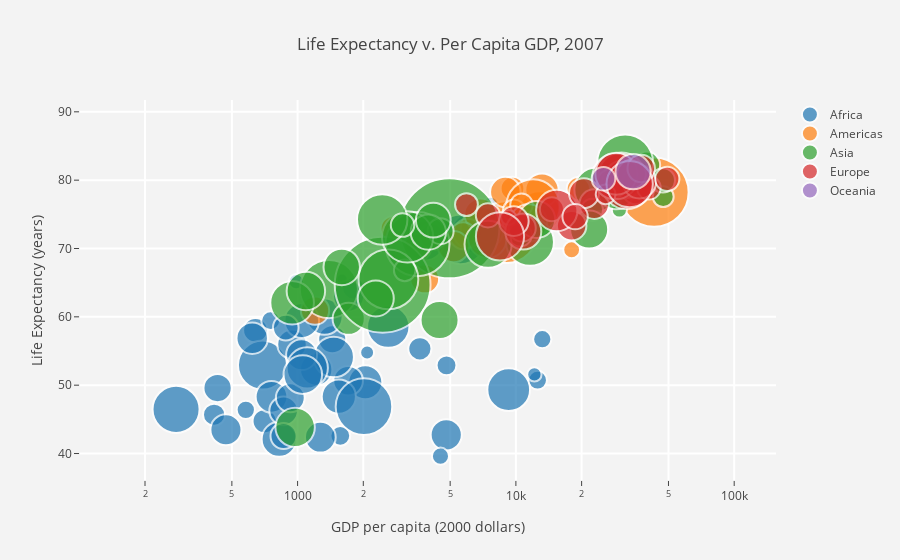

Notebook code cell kept with this figure:
### Markdown cell above
# Categorical Bubble Charts

### Code cell
data = pd.read_csv("https://raw.githubusercontent.com/plotly/datasets/master/gapminderDataFiveYear.csv")
df_2007 = data[data['year']==2007].sort_values(['continent', 'country'])
slope = 2.666051223553066e-05
hover_text = []
bubble_size = []

for index, row in df_2007.iterrows():
    hover_text.append(('Country: {country}<br>'+
                      'Life Expectancy: {lifeExp}<br>'+
                      'GDP per capita: {gdp}<br>'+
                      'Population: {pop}<br>'+
                      'Year: {year}').format(country=row['country'],
                                            lifeExp=row['lifeExp'],
                                            gdp=row['gdpPercap'],
                                            pop=row['pop'],
                                            year=row['year']))
    bubble_size.append(math.sqrt(row['pop']*slope))

df_2007['text'] = hover_text
df_2007['size'] = bubble_size
sizeref = 2.*max(df_2007['size'])/(100**2)

# 动态构建data
data = []
for name in ["Africa", "Americas", "Asia", "Europe", "Oceania"]:
    data.append(go.Scatter(
        x = df_2007['gdpPercap'][df_2007['continent'] == name],
        y = df_2007['lifeExp'][df_2007['continent'] == name],
        mode = 'markers',
        name = name,
        text = df_2007['text'][df_2007['continent'] == name],
        marker = dict(
            symbol = 'circle',
            sizemode = 'area',
            sizeref = sizeref,
            size = df_2007['size'][df_2007['continent'] == name],
            line = dict(
                width = 2
            ),
        )
    ))
    
layout = go.Layout(
    title = 'Life Expectancy v. Per Capita GDP, 2007',
    xaxis = dict(
        title = 'GDP per capita (2000 dollars)',
        gridcolor = 'rgb(255, 255, 255)',
        range = [2.003297660701705, 5.191505530708712],
        type = 'log',
        zerolinewidth = 1,
        ticklen = 5,
        gridwidth = 2,
    ),
    yaxis = dict(
        title = 'Life Expectancy (years)',
        gridcolor = 'rgb(255, 255, 255)',
        range = [36.12621671352166, 91.72921793264332],
        zerolinewidth = 1,
        ticklen = 5,
        gridwidth = 2,
    ),
    paper_bgcolor = 'rgb(243, 243, 243)',
    plot_bgcolor = 'rgb(243, 243, 243)',
)
fig = go.Figure(data=data, layout=layout)
plotly.offline.iplot(fig, filename='life-expectancy-per-GDP-2007')

### Figure 1 — Plotly figure (JSON) as saved in the notebook; plotly's stock layout.template omitted (floating-point values rounded to 4 significant figures)
{"data": [{"marker": {"line": {"width": 2}, "size": [29.81, 18.2, 14.68, 6.611, 19.54, 14.96, 21.72, 10.79, 16.52, 4.354, 41.5, 10.07, 21.91, 3.638, 46.26, 3.833, 11.44, 45.16, 6.228, 6.709, 24.69, 16.29, 6.265, 30.81, 7.325, 9.228, 12.69, 22.61, 18.85, 17.91, 9.337, 5.775, 30.0, 23.06, 7.402, 18.54, 60.0, 4.613, 15.37, 2.307, 18.08, 12.8, 15.59, 34.25, 33.58, 5.496, 31.89, 12.33, 16.55, 27.89, 17.7, 18.12], "sizemode": "area", "sizeref": 0.0375, "symbol": "circle"}, "mode": "markers", "name": "Africa", "text": ["Country: Algeria<br>Life Expectancy: 72.301<br>GDP per capita: 6223.367465<br>Population: 33333216.0<br>Year: 2007", "Country: Angola<br>Life Expectancy: 42.731<br>GDP per capita: 4797.231267<br>Population: 12420476.0<br>Year: 2007", "Country: Benin<br>Life Expectancy: 56.728<br>GDP per capita: 1441.284873<br>Population: 8078314.0<br>Year: 2007", "Country: Botswana<br>Life Expectancy: 50.728<br>GDP per capita: 12569.851770000001<br>Population: 1639131.0<br>Year: 2007", "Country: Burkina Faso<br>Life Expectancy: 52.295<br>GDP per capita: 1217.032994<br>Population: 14326203.0<br>Year: 2007", "Country: Burundi<br>Life Expectancy: 49.58<br>GDP per capita: 430.07069160000003<br>Population: 8390505.0<br>Year: 2007", "Country: Cameroon<br>Life Expectancy: 50.43<br>GDP per capita: 2042.0952399999999<br>Population: 17696293.0<br>Year: 2007", "Country: Central African Republic<br>Life Expectancy: 44.74100000000001<br>GDP per capita: 706.016537<br>Population: 4369038.0<br>Year: 2007", "Country: Chad<br>Life Expectancy: 50.651<br>GDP per capita: 1704.0637239999999<br>Population: 10238807.0<br>Year: 2007", "Country: Comoros<br>Life Expectancy: 65.152<br>GDP per capita: 986.1478792000001<br>Population: 710960.0<br>Year: 2007", "Country: Congo, Dem. Rep.<br>Life Expectancy: 46.461999999999996<br>GDP per capita: 277.55185869999997<br>Population: 64606759.0<br>Year: 2007", "Country: Congo, Rep.<br>Life Expectancy: 55.321999999999996<br>GDP per capita: 3632.557798<br>Population: 3800610.0<br>Year: 2007", "Country: Cote d'Ivoire<br>Life Expectancy: 48.328<br>GDP per capita: 1544.750112<br>Population: 18013409.0<br>Year: 2007", "Country: Djibouti<br>Life Expectancy: 54.791000000000004<br>GDP per capita: 2082.4815670000003<br>Population: 496374.0<br>Year: 2007", "Country: Egypt<br>Life Expectancy: 71.33800000000001<br>GDP per capita: 5581.180998<br>Population: 80264543.0<br>Year: 2007", "Country: Equatorial Guinea<br>Life Expectancy: 51.57899999999999<br>GDP per capita: 12154.08975<br>Population: 551201.0<br>Year: 2007", "Country: Eritrea<br>Life Expectancy: 58.04<br>GDP per capita: 641.3695236000001<br>Population: 4906585.0<br>Year: 2007", "Country: Ethiopia<br>Life Expectancy: 52.946999999999996<br>GDP per capita: 690.8055759<br>Population: 76511887.0<br>Year: 2007", "Country: Gabon<br>Life Expectancy: 56.735<br>GDP per capita: 13206.48452<br>Population: 1454867.0<br>Year: 2007", "Country: Gambia<br>Life Expectancy: 59.448<br>GDP per capita: 752.7497265<br>Population: 1688359.0<br>Year: 2007", "Country: Ghana<br>Life Expectancy: 60.022<br>GDP per capita: 1327.60891<br>Population: 22873338.0<br>Year: 2007", "Country: Guinea<br>Life Expectancy: 56.007<br>GDP per capita: 942.6542111<br>Population: 9947814.0<br>Year: 2007", "Country: Guinea-Bissau<br>Life Expectancy: 46.388000000000005<br>GDP per capita: 579.2317429999999<br>Population: 1472041.0<br>Year: 2007", "Country: Kenya<br>Life Expectancy: 54.11<br>GDP per capita: 1463.249282<br>Population: 35610177.0<br>Year: 2007", "Country: Lesotho<br>Life Expectancy: 42.592<br>GDP per capita: 1569.331442<br>Population: 2012649.0<br>Year: 2007", "Country: Liberia<br>Life Expectancy: 45.678000000000004<br>GDP per capita: 414.5073415<br>Population: 3193942.0<br>Year: 2007", "Country: Libya<br>Life Expectancy: 73.952<br>GDP per capita: 12057.49928<br>Population: 6036914.0<br>Year: 2007", "Country: Madagascar<br>Life Expectancy: 59.443000000000005<br>GDP per capita: 1044.770126<br>Population: 19167654.0<br>Year: 2007", "Country: Malawi<br>Life Expectancy: 48.303000000000004<br>GDP per capita: 759.3499101<br>Population: 13327079.0<br>Year: 2007", "Country: Mali<br>Life Expectancy: 54.467<br>GDP per capita: 1042.581557<br>Population: 12031795.0<br>Year: 2007", "Country: Mauritania<br>Life Expectancy: 64.164<br>GDP per capita: 1803.1514960000002<br>Population: 3270065.0<br>Year: 2007", "Country: Mauritius<br>Life Expectancy: 72.801<br>GDP per capita: 10956.99112<br>Population: 1250882.0<br>Year: 2007", "Country: Morocco<br>Life Expectancy: 71.164<br>GDP per capita: 3820.17523<br>Population: 33757175.0<br>Year: 2007", "Country: Mozambique<br>Life Expectancy: 42.082<br>GDP per capita: 823.6856205<br>Population: 19951656.0<br>Year: 2007", "Country: Namibia<br>Life Expectancy: 52.906000000000006<br>GDP per capita: 4811.060429<br>Population: 2055080.0<br>Year: 2007", "Country: Niger<br>Life Expectancy: 56.867<br>GDP per capita: 619.6768923999999<br>Population: 12894865.0<br>Year: 2007", "Country: Nigeria<br>Life Expectancy: 46.858999999999995<br>GDP per capita: 2013.9773050000001<br>Population: 135031164.0<br>Year: 2007", "Country: Reunion<br>Life Expectancy: 76.442<br>GDP per capita: 7670.122558<br>Population: 798094.0<br>Year: 2007", "Country: Rwanda<br>Life Expectancy: 46.242<br>GDP per capita: 863.0884639000001<br>Population: 8860588.0<br>Year: 2007", "Country: Sao Tome and Principe<br>Life Expectancy: 65.528<br>GDP per capita: 1598.435089<br>Population: 199579.0<br>Year: 2007", "Country: Senegal<br>Life Expectancy: 63.062<br>GDP per capita: 1712.4721359999999<br>Population: 12267493.0<br>Year: 2007", "Country: Sierra Leone<br>Life Expectancy: 42.568000000000005<br>GDP per capita: 862.5407561000001<br>Population: 6144562.0<br>Year: 2007", "Country: Somalia<br>Life Expectancy: 48.159<br>GDP per capita: 926.1410683<br>Population: 9118773.0<br>Year: 2007", "Country: South Africa<br>Life Expectancy: 49.339<br>GDP per capita: 9269.657808<br>Population: 43997828.0<br>Year: 2007", "Country: Sudan<br>Life Expectancy: 58.556000000000004<br>GDP per capita: 2602.394995<br>Population: 42292929.0<br>Year: 2007", "Country: Swaziland<br>Life Expectancy: 39.613<br>GDP per capita: 4513.480643<br>Population: 1133066.0<br>Year: 2007", "Country: Tanzania<br>Life Expectancy: 52.516999999999996<br>GDP per capita: 1107.482182<br>Population: 38139640.0<br>Year: 2007", "Country: Togo<br>Life Expectancy: 58.42<br>GDP per capita: 882.9699437999999<br>Population: 5701579.0<br>Year: 2007", "Country: Tunisia<br>Life Expectancy: 73.923<br>GDP per capita: 7092.923025<br>Population: 10276158.0<br>Year: 2007", "Country: Uganda<br>Life Expectancy: 51.542<br>GDP per capita: 1056.3801210000001<br>Population: 29170398.0<br>Year: 2007", "Country: Zambia<br>Life Expectancy: 42.38399999999999<br>GDP per capita: 1271.211593<br>Population: 11746035.0<br>Year: 2007", "Country: Zimbabwe<br>Life Expectancy: 43.486999999999995<br>GDP per capita: 469.70929810000007<br>Population: 12311143.0<br>Year: 2007"], "type": "scatter", "uid": "857a5434-9ebe-428f-bd50-8c4f6155b8aa", "x": [6223.0, 4797.0, 1441.0, 12570.0, 1217.0, 430.1, 2042.0, 706.0, 1704.0, 986.1, 277.6, 3633.0, 1545.0, 2082.0, 5581.0, 12150.0, 641.4, 690.8, 13210.0, 752.7, 1328.0, 942.7, 579.2, 1463.0, 1569.0, 414.5, 12060.0, 1045.0, 759.3, 1043.0, 1803.0, 10960.0, 3820.0, 823.7, 4811.0, 619.7, 2014.0, 7670.0, 863.1, 1598.0, 1712.0, 862.5, 926.1, 9270.0, 2602.0, 4513.0, 1107.0, 883.0, 7093.0, 1056.0, 1271.0, 469.7], "y": [72.3, 42.73, 56.73, 50.73, 52.3, 49.58, 50.43, 44.74, 50.65, 65.15, 46.46, 55.32, 48.33, 54.79, 71.34, 51.58, 58.04, 52.95, 56.73, 59.45, 60.02, 56.01, 46.39, 54.11, 42.59, 45.68, 73.95, 59.44, 48.3, 54.47, 64.16, 72.8, 71.16, 42.08, 52.91, 56.87, 46.86, 76.44, 46.24, 65.53, 63.06, 42.57, 48.16, 49.34, 58.56, 39.61, 52.52, 58.42, 73.92, 51.54, 42.38, 43.49]}, {"marker": {"line": {"width": 2}, "size": [32.78, 15.59, 71.17, 29.84, 20.84, 34.34, 10.5, 17.45, 15.76, 19.15, 13.6, 18.31, 15.06, 14.13, 8.609, 53.83, 12.3, 9.297, 13.33, 27.65, 10.25, 5.308, 89.6, 9.587, 26.37], "sizemode": "area", "sizeref": 0.0375, "symbol": "circle"}, "mode": "markers", "name": "Americas", "text": ["Country: Argentina<br>Life Expectancy: 75.32<br>GDP per capita: 12779.379640000001<br>Population: 40301927.0<br>Year: 2007", "Country: Bolivia<br>Life Expectancy: 65.554<br>GDP per capita: 3822.1370840000004<br>Population: 9119152.0<br>Year: 2007", "Country: Brazil<br>Life Expectancy: 72.39<br>GDP per capita: 9065.800825<br>Population: 190010647.0<br>Year: 2007", "Country: Canada<br>Life Expectancy: 80.653<br>GDP per capita: 36319.235010000004<br>Population: 33390141.0<br>Year: 2007", "Country: Chile<br>Life Expectancy: 78.553<br>GDP per capita: 13171.63885<br>Population: 16284741.0<br>Year: 2007", "Country: Colombia<br>Life Expectancy: 72.889<br>GDP per capita: 7006.580419<br>Population: 44227550.0<br>Year: 2007", "Country: Costa Rica<br>Life Expectancy: 78.782<br>GDP per capita: 9645.06142<br>Population: 4133884.0<br>Year: 2007", "Country: Cuba<br>Life Expectancy: 78.273<br>GDP per capita: 8948.102923<br>Population: 11416987.0<br>Year: 2007", "Country: Dominican Republic<br>Life Expectancy: 72.235<br>GDP per capita: 6025.374752000001<br>Population: 9319622.0<br>Year: 2007", "Country: Ecuador<br>Life Expectancy: 74.994<br>GDP per capita: 6873.262326000001<br>Population: 13755680.0<br>Year: 2007", "Country: El Salvador<br>Life Expectancy: 71.878<br>GDP per capita: 5728.353514<br>Population: 6939688.0<br>Year: 2007", "Country: Guatemala<br>Life Expectancy: 70.259<br>GDP per capita: 5186.050003<br>Population: 12572928.0<br>Year: 2007", "Country: Haiti<br>Life Expectancy: 60.916000000000004<br>GDP per capita: 1201.637154<br>Population: 8502814.0<br>Year: 2007", "Country: Honduras<br>Life Expectancy: 70.19800000000001<br>GDP per capita: 3548.3308460000003<br>Population: 7483763.0<br>Year: 2007", "Country: Jamaica<br>Life Expectancy: 72.567<br>GDP per capita: 7320.880262000001<br>Population: 2780132.0<br>Year: 2007", "Country: Mexico<br>Life Expectancy: 76.195<br>GDP per capita: 11977.57496<br>Population: 108700891.0<br>Year: 2007", "Country: Nicaragua<br>Life Expectancy: 72.899<br>GDP per capita: 2749.320965<br>Population: 5675356.0<br>Year: 2007", "Country: Panama<br>Life Expectancy: 75.53699999999999<br>GDP per capita: 9809.185636<br>Population: 3242173.0<br>Year: 2007", "Country: Paraguay<br>Life Expectancy: 71.752<br>GDP per capita: 4172.838464<br>Population: 6667147.0<br>Year: 2007", "Country: Peru<br>Life Expectancy: 71.421<br>GDP per capita: 7408.905561<br>Population: 28674757.0<br>Year: 2007", "Country: Puerto Rico<br>Life Expectancy: 78.74600000000001<br>GDP per capita: 19328.70901<br>Population: 3942491.0<br>Year: 2007", "Country: Trinidad and Tobago<br>Life Expectancy: 69.819<br>GDP per capita: 18008.50924<br>Population: 1056608.0<br>Year: 2007", "Country: United States<br>Life Expectancy: 78.242<br>GDP per capita: 42951.65309<br>Population: 301139947.0<br>Year: 2007", "Country: Uruguay<br>Life Expectancy: 76.384<br>GDP per capita: 10611.46299<br>Population: 3447496.0<br>Year: 2007", "Country: Venezuela<br>Life Expectancy: 73.747<br>GDP per capita: 11415.805690000001<br>Population: 26084662.0<br>Year: 2007"], "type": "scatter", "uid": "2ee41b69-d540-4f27-a686-8f6e37fbfca9", "x": [12780.0, 3822.0, 9066.0, 36320.0, 13170.0, 7007.0, 9645.0, 8948.0, 6025.0, 6873.0, 5728.0, 5186.0, 1202.0, 3548.0, 7321.0, 11980.0, 2749.0, 9809.0, 4173.0, 7409.0, 19330.0, 18010.0, 42950.0, 10610.0, 11420.0], "y": [75.32, 65.55, 72.39, 80.65, 78.55, 72.89, 78.78, 78.27, 72.23, 74.99, 71.88, 70.26, 60.92, 70.2, 72.57, 76.19, 72.9, 75.54, 71.75, 71.42, 78.75, 69.82, 78.24, 76.38, 73.75]}, {"marker": {"line": {"width": 2}, "size": [29.16, 4.346, 63.33, 19.41, 187.5, 13.64, 172.1, 77.2, 43.03, 27.08, 13.09, 58.3, 12.7, 24.92, 36.16, 8.173, 10.22, 25.72, 8.754, 35.68, 27.76, 9.244, 67.18, 49.28, 27.13, 11.02, 23.31, 22.69, 24.86, 41.65, 47.68, 10.35, 24.33], "sizemode": "area", "sizeref": 0.0375, "symbol": "circle"}, "mode": "markers", "name": "Asia", "text": ["Country: Afghanistan<br>Life Expectancy: 43.828<br>GDP per capita: 974.5803384<br>Population: 31889923.0<br>Year: 2007", "Country: Bahrain<br>Life Expectancy: 75.635<br>GDP per capita: 29796.048339999998<br>Population: 708573.0<br>Year: 2007", "Country: Bangladesh<br>Life Expectancy: 64.062<br>GDP per capita: 1391.253792<br>Population: 150448339.0<br>Year: 2007", "Country: Cambodia<br>Life Expectancy: 59.723<br>GDP per capita: 1713.7786859999999<br>Population: 14131858.0<br>Year: 2007", "Country: China<br>Life Expectancy: 72.961<br>GDP per capita: 4959.1148539999995<br>Population: 1318683096.0<br>Year: 2007", "Country: Hong Kong, China<br>Life Expectancy: 82.208<br>GDP per capita: 39724.97867<br>Population: 6980412.0<br>Year: 2007", "Country: India<br>Life Expectancy: 64.69800000000001<br>GDP per capita: 2452.210407<br>Population: 1110396331.0<br>Year: 2007", "Country: Indonesia<br>Life Expectancy: 70.65<br>GDP per capita: 3540.6515640000002<br>Population: 223547000.0<br>Year: 2007", "Country: Iran<br>Life Expectancy: 70.964<br>GDP per capita: 11605.71449<br>Population: 69453570.0<br>Year: 2007", "Country: Iraq<br>Life Expectancy: 59.545<br>GDP per capita: 4471.061906<br>Population: 27499638.0<br>Year: 2007", "Country: Israel<br>Life Expectancy: 80.745<br>GDP per capita: 25523.2771<br>Population: 6426679.0<br>Year: 2007", "Country: Japan<br>Life Expectancy: 82.603<br>GDP per capita: 31656.06806<br>Population: 127467972.0<br>Year: 2007", "Country: Jordan<br>Life Expectancy: 72.535<br>GDP per capita: 4519.461171<br>Population: 6053193.0<br>Year: 2007", "Country: Korea, Dem. Rep.<br>Life Expectancy: 67.297<br>GDP per capita: 1593.06548<br>Population: 23301725.0<br>Year: 2007", "Country: Korea, Rep.<br>Life Expectancy: 78.623<br>GDP per capita: 23348.139730000003<br>Population: 49044790.0<br>Year: 2007", "Country: Kuwait<br>Life Expectancy: 77.58800000000001<br>GDP per capita: 47306.98978<br>Population: 2505559.0<br>Year: 2007", "Country: Lebanon<br>Life Expectancy: 71.993<br>GDP per capita: 10461.05868<br>Population: 3921278.0<br>Year: 2007", "Country: Malaysia<br>Life Expectancy: 74.241<br>GDP per capita: 12451.6558<br>Population: 24821286.0<br>Year: 2007", "Country: Mongolia<br>Life Expectancy: 66.803<br>GDP per capita: 3095.7722710000003<br>Population: 2874127.0<br>Year: 2007", "Country: Myanmar<br>Life Expectancy: 62.068999999999996<br>GDP per capita: 944.0<br>Population: 47761980.0<br>Year: 2007", "Country: Nepal<br>Life Expectancy: 63.785<br>GDP per capita: 1091.359778<br>Population: 28901790.0<br>Year: 2007", "Country: Oman<br>Life Expectancy: 75.64<br>GDP per capita: 22316.19287<br>Population: 3204897.0<br>Year: 2007", "Country: Pakistan<br>Life Expectancy: 65.483<br>GDP per capita: 2605.94758<br>Population: 169270617.0<br>Year: 2007", "Country: Philippines<br>Life Expectancy: 71.688<br>GDP per capita: 3190.481016<br>Population: 91077287.0<br>Year: 2007", "Country: Saudi Arabia<br>Life Expectancy: 72.777<br>GDP per capita: 21654.83194<br>Population: 27601038.0<br>Year: 2007", "Country: Singapore<br>Life Expectancy: 79.972<br>GDP per capita: 47143.179639999995<br>Population: 4553009.0<br>Year: 2007", "Country: Sri Lanka<br>Life Expectancy: 72.396<br>GDP per capita: 3970.0954070000003<br>Population: 20378239.0<br>Year: 2007", "Country: Syria<br>Life Expectancy: 74.143<br>GDP per capita: 4184.548089<br>Population: 19314747.0<br>Year: 2007", "Country: Taiwan<br>Life Expectancy: 78.4<br>GDP per capita: 28718.27684<br>Population: 23174294.0<br>Year: 2007", "Country: Thailand<br>Life Expectancy: 70.616<br>GDP per capita: 7458.3963269999995<br>Population: 65068149.0<br>Year: 2007", "Country: Vietnam<br>Life Expectancy: 74.249<br>GDP per capita: 2441.576404<br>Population: 85262356.0<br>Year: 2007", "Country: West Bank and Gaza<br>Life Expectancy: 73.422<br>GDP per capita: 3025.349798<br>Population: 4018332.0<br>Year: 2007", "Country: Yemen, Rep.<br>Life Expectancy: 62.698<br>GDP per capita: 2280.769906<br>Population: 22211743.0<br>Year: 2007"], "type": "scatter", "uid": "d154ce2f-e592-4350-84e9-7826c7b4537b", "x": [974.6, 29800.0, 1391.0, 1714.0, 4959.0, 39720.0, 2452.0, 3541.0, 11610.0, 4471.0, 25520.0, 31660.0, 4519.0, 1593.0, 23350.0, 47310.0, 10460.0, 12450.0, 3096.0, 944, 1091.0, 22320.0, 2606.0, 3190.0, 21650.0, 47140.0, 3970.0, 4185.0, 28720.0, 7458.0, 2442.0, 3025.0, 2281.0], "y": [43.83, 75.64, 64.06, 59.72, 72.96, 82.21, 64.7, 70.65, 70.96, 59.55, 80.75, 82.6, 72.53, 67.3, 78.62, 77.59, 71.99, 74.24, 66.8, 62.07, 63.78, 75.64, 65.48, 71.69, 72.78, 79.97, 72.4, 74.14, 78.4, 70.62, 74.25, 73.42, 62.7]}, {"marker": {"line": {"width": 2}, "size": [9.798, 14.79, 16.65, 11.02, 13.97, 10.95, 16.51, 12.07, 11.82, 40.36, 46.87, 16.89, 16.29, 2.837, 10.47, 39.37, 4.273, 21.02, 11.11, 32.05, 16.84, 24.37, 16.45, 12.05, 7.319, 32.84, 15.52, 14.19, 43.56, 40.25], "sizemode": "area", "sizeref": 0.0375, "symbol": "circle"}, "mode": "markers", "name": "Europe", "text": ["Country: Albania<br>Life Expectancy: 76.423<br>GDP per capita: 5937.029525999999<br>Population: 3600523.0<br>Year: 2007", "Country: Austria<br>Life Expectancy: 79.829<br>GDP per capita: 36126.4927<br>Population: 8199783.0<br>Year: 2007", "Country: Belgium<br>Life Expectancy: 79.441<br>GDP per capita: 33692.60508<br>Population: 10392226.0<br>Year: 2007", "Country: Bosnia and Herzegovina<br>Life Expectancy: 74.852<br>GDP per capita: 7446.298803<br>Population: 4552198.0<br>Year: 2007", "Country: Bulgaria<br>Life Expectancy: 73.005<br>GDP per capita: 10680.79282<br>Population: 7322858.0<br>Year: 2007", "Country: Croatia<br>Life Expectancy: 75.748<br>GDP per capita: 14619.222719999998<br>Population: 4493312.0<br>Year: 2007", "Country: Czech Republic<br>Life Expectancy: 76.486<br>GDP per capita: 22833.30851<br>Population: 10228744.0<br>Year: 2007", "Country: Denmark<br>Life Expectancy: 78.332<br>GDP per capita: 35278.41874<br>Population: 5468120.0<br>Year: 2007", "Country: Finland<br>Life Expectancy: 79.313<br>GDP per capita: 33207.0844<br>Population: 5238460.0<br>Year: 2007", "Country: France<br>Life Expectancy: 80.657<br>GDP per capita: 30470.0167<br>Population: 61083916.0<br>Year: 2007", "Country: Germany<br>Life Expectancy: 79.406<br>GDP per capita: 32170.37442<br>Population: 82400996.0<br>Year: 2007", "Country: Greece<br>Life Expectancy: 79.483<br>GDP per capita: 27538.41188<br>Population: 10706290.0<br>Year: 2007", "Country: Hungary<br>Life Expectancy: 73.33800000000001<br>GDP per capita: 18008.94444<br>Population: 9956108.0<br>Year: 2007", "Country: Iceland<br>Life Expectancy: 81.757<br>GDP per capita: 36180.789189999996<br>Population: 301931.0<br>Year: 2007", "Country: Ireland<br>Life Expectancy: 78.885<br>GDP per capita: 40675.99635<br>Population: 4109086.0<br>Year: 2007", "Country: Italy<br>Life Expectancy: 80.546<br>GDP per capita: 28569.7197<br>Population: 58147733.0<br>Year: 2007", "Country: Montenegro<br>Life Expectancy: 74.543<br>GDP per capita: 9253.896111<br>Population: 684736.0<br>Year: 2007", "Country: Netherlands<br>Life Expectancy: 79.762<br>GDP per capita: 36797.93332<br>Population: 16570613.0<br>Year: 2007", "Country: Norway<br>Life Expectancy: 80.196<br>GDP per capita: 49357.19017<br>Population: 4627926.0<br>Year: 2007", "Country: Poland<br>Life Expectancy: 75.563<br>GDP per capita: 15389.924680000002<br>Population: 38518241.0<br>Year: 2007", "Country: Portugal<br>Life Expectancy: 78.098<br>GDP per capita: 20509.64777<br>Population: 10642836.0<br>Year: 2007", "Country: Romania<br>Life Expectancy: 72.476<br>GDP per capita: 10808.47561<br>Population: 22276056.0<br>Year: 2007", "Country: Serbia<br>Life Expectancy: 74.002<br>GDP per capita: 9786.534714<br>Population: 10150265.0<br>Year: 2007", "Country: Slovak Republic<br>Life Expectancy: 74.663<br>GDP per capita: 18678.31435<br>Population: 5447502.0<br>Year: 2007", "Country: Slovenia<br>Life Expectancy: 77.926<br>GDP per capita: 25768.25759<br>Population: 2009245.0<br>Year: 2007", "Country: Spain<br>Life Expectancy: 80.941<br>GDP per capita: 28821.0637<br>Population: 40448191.0<br>Year: 2007", "Country: Sweden<br>Life Expectancy: 80.884<br>GDP per capita: 33859.74835<br>Population: 9031088.0<br>Year: 2007", "Country: Switzerland<br>Life Expectancy: 81.70100000000001<br>GDP per capita: 37506.419069999996<br>Population: 7554661.0<br>Year: 2007", "Country: Turkey<br>Life Expectancy: 71.777<br>GDP per capita: 8458.276384<br>Population: 71158647.0<br>Year: 2007", "Country: United Kingdom<br>Life Expectancy: 79.425<br>GDP per capita: 33203.26128<br>Population: 60776238.0<br>Year: 2007"], "type": "scatter", "uid": "6cd6b8b0-dfcb-47d7-b765-a3b8dabe26b7", "x": [5937.0, 36130.0, 33690.0, 7446.0, 10680.0, 14620.0, 22830.0, 35280.0, 33210.0, 30470.0, 32170.0, 27540.0, 18010.0, 36180.0, 40680.0, 28570.0, 9254.0, 36800.0, 49360.0, 15390.0, 20510.0, 10810.0, 9787.0, 18680.0, 25770.0, 28820.0, 33860.0, 37510.0, 8458.0, 33200.0], "y": [76.42, 79.83, 79.44, 74.85, 73.0, 75.75, 76.49, 78.33, 79.31, 80.66, 79.41, 79.48, 73.34, 81.76, 78.89, 80.55, 74.54, 79.76, 80.2, 75.56, 78.1, 72.48, 74.0, 74.66, 77.93, 80.94, 80.88, 81.7, 71.78, 79.42]}, {"marker": {"line": {"width": 2}, "size": [23.34, 10.48], "sizemode": "area", "sizeref": 0.0375, "symbol": "circle"}, "mode": "markers", "name": "Oceania", "text": ["Country: Australia<br>Life Expectancy: 81.235<br>GDP per capita: 34435.367439999995<br>Population: 20434176.0<br>Year: 2007", "Country: New Zealand<br>Life Expectancy: 80.204<br>GDP per capita: 25185.00911<br>Population: 4115771.0<br>Year: 2007"], "type": "scatter", "uid": "403f7c1b-8a50-4177-8ec7-c3fcb5a7a9e5", "x": [34440.0, 25190.0], "y": [81.23, 80.2]}], "layout": {"paper_bgcolor": "rgb(243, 243, 243)", "plot_bgcolor": "rgb(243, 243, 243)", "title": "Life Expectancy v. Per Capita GDP, 2007", "xaxis": {"gridcolor": "rgb(255, 255, 255)", "gridwidth": 2, "range": [2.003, 5.192], "ticklen": 5, "title": "GDP per capita (2000 dollars)", "type": "log", "zerolinewidth": 1}, "yaxis": {"gridcolor": "rgb(255, 255, 255)", "gridwidth": 2, "range": [36.13, 91.73], "ticklen": 5, "title": "Life Expectancy (years)", "zerolinewidth": 1}}}
